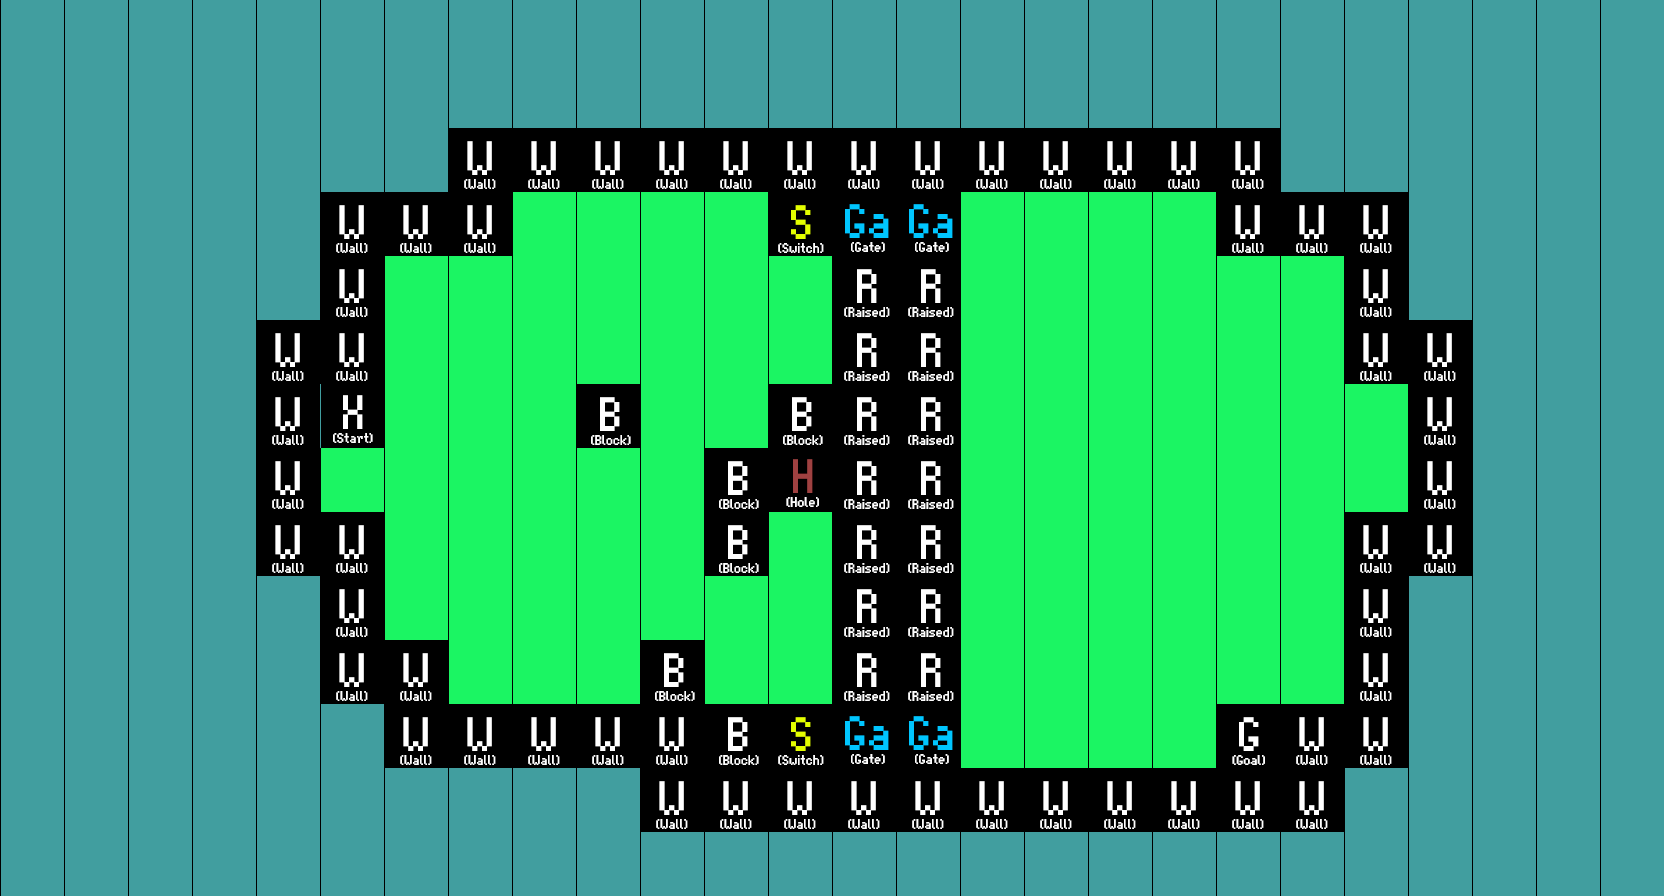

Tiled map render using the project's own tile images. Description and the whole map definition, tile-layer contents included, below:
An orthogonal 26x14 tile map with 64x64 px tiles, 1 tile layer (Tile Layer 1).

<map version="1.0" orientation="orthogonal" renderorder="right-down" width="26" height="14" tilewidth="64" tileheight="64" nextobjectid="1">
 <properties>
  <property name="BestMoves" type="int" value="4" />
 </properties>
 <tileset firstgid="1" source="../tileset.tsx" />
 <layer name="Tile Layer 1" width="26" height="14">
  <data encoding="csv">
9,9,9,9,9,9,9,9,9,9,9,9,9,9,9,9,9,9,9,9,9,9,9,9,9,9,
9,9,9,9,9,9,9,9,9,9,9,9,9,9,9,9,9,9,9,9,9,9,9,9,9,9,
9,9,9,9,9,9,9,1,1,1,1,1,1,1,1,1,1,1,1,1,9,9,9,9,9,9,
9,9,9,9,9,1,1,1,17,17,17,17,5,6,6,17,17,17,17,1,1,1,9,9,9,9,
9,9,9,9,9,1,17,17,17,17,17,17,17,4,4,17,17,17,17,17,17,1,9,9,9,9,
9,9,9,9,1,1,17,17,17,17,17,17,17,4,4,17,17,17,17,17,17,1,1,9,9,9,
9,9,9,9,1,10,17,17,17,3,17,17,3,4,4,17,17,17,17,17,17,17,1,9,9,9,
9,9,9,9,1,17,17,17,17,17,17,3,11,4,4,17,17,17,17,17,17,17,1,9,9,9,
9,9,9,9,1,1,17,17,17,17,17,3,17,4,4,17,17,17,17,17,17,1,1,9,9,9,
9,9,9,9,9,1,17,17,17,17,17,17,17,4,4,17,17,17,17,17,17,1,9,9,9,9,
9,9,9,9,9,1,1,17,17,17,3,17,17,4,4,17,17,17,17,17,17,1,9,9,9,9,
9,9,9,9,9,9,1,1,1,1,1,3,5,6,6,17,17,17,17,2,1,1,9,9,9,9,
9,9,9,9,9,9,9,9,9,9,1,1,1,1,1,1,1,1,1,1,1,9,9,9,9,9,
9,9,9,9,9,9,9,9,9,9,9,9,9,9,9,9,9,9,9,9,9,9,9,9,9,9
</data>
 </layer>
</map>
